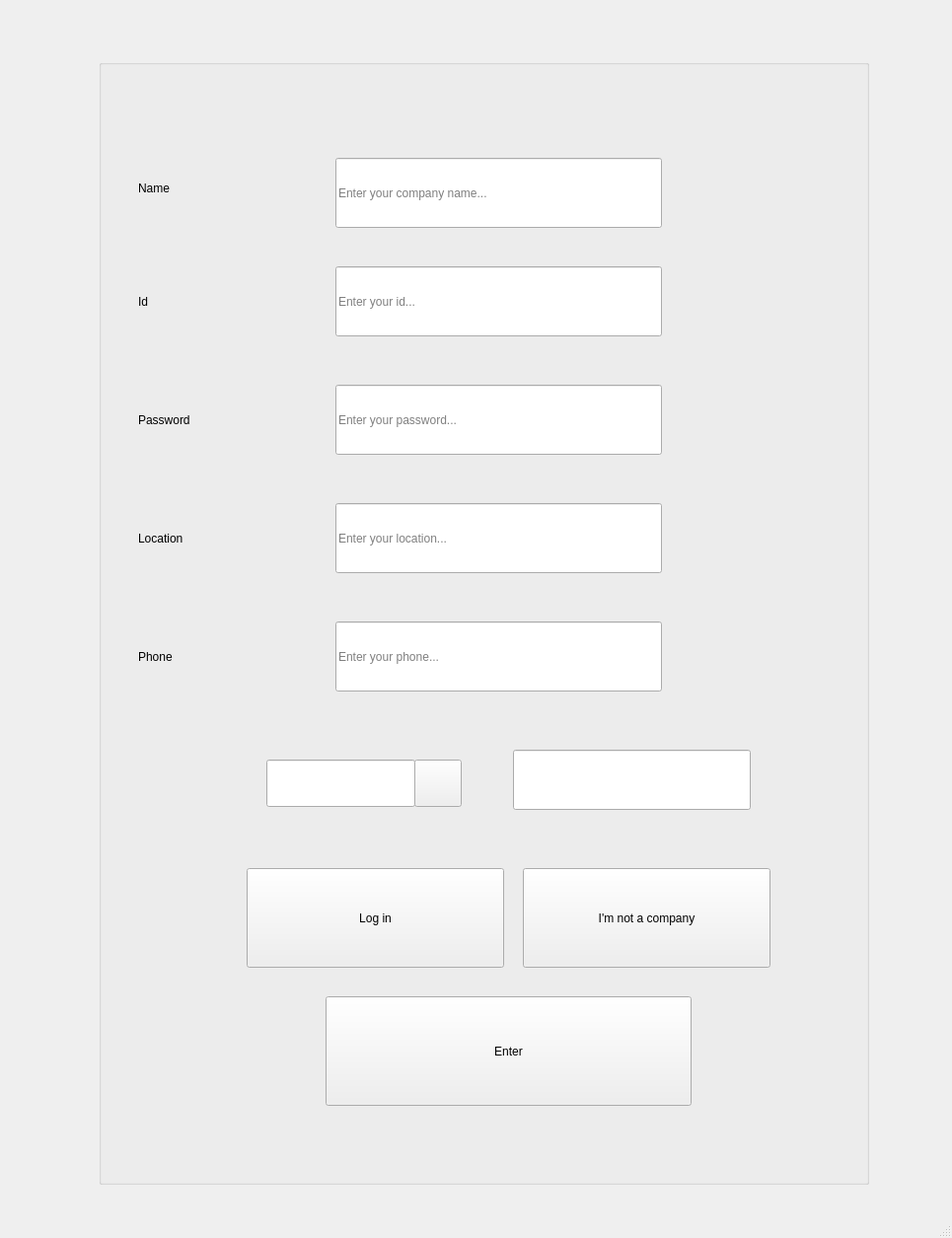
<?xml version="1.0" encoding="UTF-8"?>
<ui version="4.0">
 <class>companySign</class>
 <widget class="QMainWindow" name="companySign">
  <property name="geometry">
   <rect>
    <x>0</x>
    <y>0</y>
    <width>965</width>
    <height>1255</height>
   </rect>
  </property>
  <property name="windowTitle">
   <string>MainWindow</string>
  </property>
  <widget class="QWidget" name="centralwidget">
   <widget class="QGroupBox" name="groupBox">
    <property name="geometry">
     <rect>
      <x>100</x>
      <y>60</y>
      <width>781</width>
      <height>1141</height>
     </rect>
    </property>
    <property name="title">
     <string/>
    </property>
    <widget class="QLineEdit" name="randlineEdit">
     <property name="geometry">
      <rect>
       <x>170</x>
       <y>710</y>
       <width>151</width>
       <height>48</height>
      </rect>
     </property>
     <property name="styleSheet">
      <string notr="true">font: 12pt &quot;MS Shell Dlg 2&quot;;
border-color: rgb(255, 255, 255);</string>
     </property>
    </widget>
    <widget class="QLineEdit" name="enterNumLineEdit">
     <property name="geometry">
      <rect>
       <x>420</x>
       <y>700</y>
       <width>241</width>
       <height>61</height>
      </rect>
     </property>
    </widget>
    <widget class="QPushButton" name="pushButton_2">
     <property name="geometry">
      <rect>
       <x>230</x>
       <y>950</y>
       <width>371</width>
       <height>111</height>
      </rect>
     </property>
     <property name="styleSheet">
      <string notr="true">font: 11pt &quot;MS Shell Dlg 2&quot;;</string>
     </property>
     <property name="text">
      <string>Enter</string>
     </property>
    </widget>
    <widget class="QLabel" name="label">
     <property name="geometry">
      <rect>
       <x>40</x>
       <y>110</y>
       <width>131</width>
       <height>41</height>
      </rect>
     </property>
     <property name="styleSheet">
      <string notr="true">font: 10pt &quot;MS Shell Dlg 2&quot;;</string>
     </property>
     <property name="text">
      <string>Name</string>
     </property>
    </widget>
    <widget class="QLabel" name="label_2">
     <property name="geometry">
      <rect>
       <x>40</x>
       <y>340</y>
       <width>151</width>
       <height>51</height>
      </rect>
     </property>
     <property name="styleSheet">
      <string notr="true">font: 10pt &quot;MS Shell Dlg 2&quot;;</string>
     </property>
     <property name="text">
      <string>Password</string>
     </property>
    </widget>
    <widget class="QLineEdit" name="namelineEdit">
     <property name="geometry">
      <rect>
       <x>240</x>
       <y>100</y>
       <width>331</width>
       <height>71</height>
      </rect>
     </property>
     <property name="styleSheet">
      <string notr="true"/>
     </property>
     <property name="placeholderText">
      <string>Enter your company name...</string>
     </property>
    </widget>
    <widget class="QLineEdit" name="passlineEdit">
     <property name="geometry">
      <rect>
       <x>240</x>
       <y>330</y>
       <width>331</width>
       <height>71</height>
      </rect>
     </property>
     <property name="echoMode">
      <enum>QLineEdit::Password</enum>
     </property>
     <property name="placeholderText">
      <string>Enter your password...</string>
     </property>
    </widget>
    <widget class="QPushButton" name="logpushButton">
     <property name="geometry">
      <rect>
       <x>150</x>
       <y>820</y>
       <width>261</width>
       <height>101</height>
      </rect>
     </property>
     <property name="text">
      <string>Log in</string>
     </property>
    </widget>
    <widget class="QPushButton" name="pushButton_3">
     <property name="geometry">
      <rect>
       <x>430</x>
       <y>820</y>
       <width>251</width>
       <height>101</height>
      </rect>
     </property>
     <property name="text">
      <string>I'm not a company</string>
     </property>
    </widget>
    <widget class="QPushButton" name="pushButton">
     <property name="geometry">
      <rect>
       <x>320</x>
       <y>710</y>
       <width>48</width>
       <height>48</height>
      </rect>
     </property>
     <property name="styleSheet">
      <string notr="true">image: url(:/new/prefix1/icons8-refresh-48.png);</string>
     </property>
     <property name="text">
      <string/>
     </property>
    </widget>
    <widget class="QLabel" name="label_3">
     <property name="geometry">
      <rect>
       <x>40</x>
       <y>220</y>
       <width>151</width>
       <height>51</height>
      </rect>
     </property>
     <property name="styleSheet">
      <string notr="true">font: 10pt &quot;MS Shell Dlg 2&quot;;</string>
     </property>
     <property name="text">
      <string>Id</string>
     </property>
    </widget>
    <widget class="QLineEdit" name="idlineEdit">
     <property name="geometry">
      <rect>
       <x>240</x>
       <y>210</y>
       <width>331</width>
       <height>71</height>
      </rect>
     </property>
     <property name="text">
      <string/>
     </property>
     <property name="placeholderText">
      <string>Enter your id...</string>
     </property>
    </widget>
    <widget class="QLabel" name="label_4">
     <property name="geometry">
      <rect>
       <x>40</x>
       <y>460</y>
       <width>151</width>
       <height>51</height>
      </rect>
     </property>
     <property name="styleSheet">
      <string notr="true">font: 10pt &quot;MS Shell Dlg 2&quot;;</string>
     </property>
     <property name="text">
      <string>Location</string>
     </property>
    </widget>
    <widget class="QLineEdit" name="loclineEdit">
     <property name="geometry">
      <rect>
       <x>240</x>
       <y>450</y>
       <width>331</width>
       <height>71</height>
      </rect>
     </property>
     <property name="placeholderText">
      <string>Enter your location...</string>
     </property>
    </widget>
    <widget class="QLabel" name="label_5">
     <property name="geometry">
      <rect>
       <x>40</x>
       <y>580</y>
       <width>151</width>
       <height>51</height>
      </rect>
     </property>
     <property name="styleSheet">
      <string notr="true">font: 10pt &quot;MS Shell Dlg 2&quot;;</string>
     </property>
     <property name="text">
      <string>Phone</string>
     </property>
    </widget>
    <widget class="QLineEdit" name="phonelineEdit">
     <property name="geometry">
      <rect>
       <x>240</x>
       <y>570</y>
       <width>331</width>
       <height>71</height>
      </rect>
     </property>
     <property name="placeholderText">
      <string>Enter your phone...</string>
     </property>
    </widget>
   </widget>
  </widget>
  <widget class="QMenuBar" name="menubar">
   <property name="geometry">
    <rect>
     <x>0</x>
     <y>0</y>
     <width>965</width>
     <height>21</height>
    </rect>
   </property>
  </widget>
  <widget class="QStatusBar" name="statusbar"/>
 </widget>
 <resources/>
 <connections/>
</ui>
